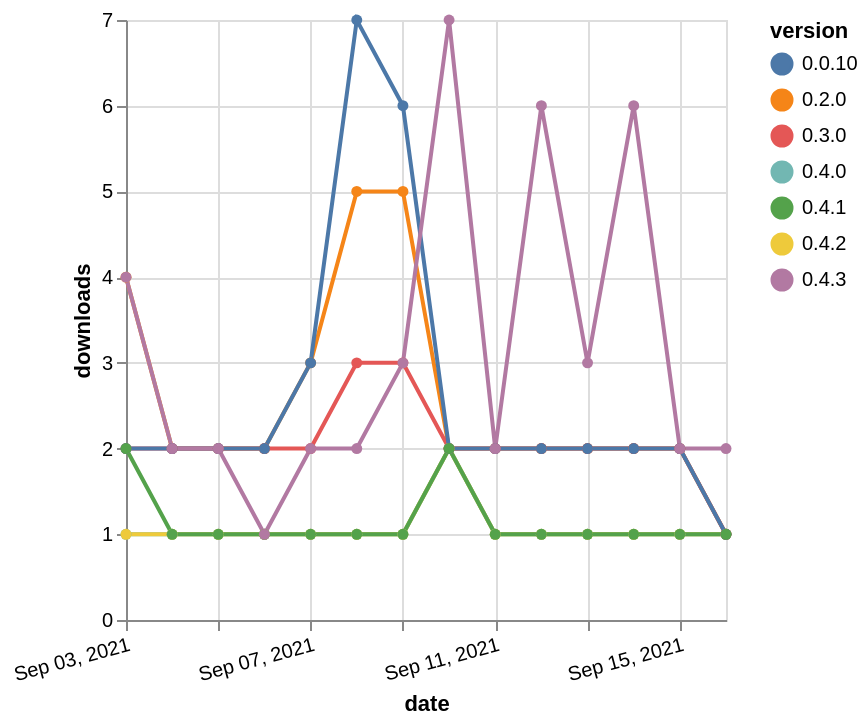

The specification (Vega-Lite) saved for this image:
### Vega-Lite specification from a JSON file in a GitHub repository (floating-point values rounded to 4 significant figures)
{"$schema": "https://vega.github.io/schema/vega-lite/v5.json", "description": "A simple bar chart with embedded data.", "data": {"values": [{"date": "2021-09-03", "total": 2848, "delta": 4, "version": "0.2.0"}, {"date": "2021-09-04", "total": 2850, "delta": 2, "version": "0.2.0"}, {"date": "2021-09-05", "total": 2852, "delta": 2, "version": "0.2.0"}, {"date": "2021-09-06", "total": 2854, "delta": 2, "version": "0.2.0"}, {"date": "2021-09-07", "total": 2857, "delta": 3, "version": "0.2.0"}, {"date": "2021-09-08", "total": 2862, "delta": 5, "version": "0.2.0"}, {"date": "2021-09-09", "total": 2867, "delta": 5, "version": "0.2.0"}, {"date": "2021-09-10", "total": 2869, "delta": 2, "version": "0.2.0"}, {"date": "2021-09-11", "total": 2871, "delta": 2, "version": "0.2.0"}, {"date": "2021-09-12", "total": 2873, "delta": 2, "version": "0.2.0"}, {"date": "2021-09-13", "total": 2875, "delta": 2, "version": "0.2.0"}, {"date": "2021-09-14", "total": 2877, "delta": 2, "version": "0.2.0"}, {"date": "2021-09-15", "total": 2879, "delta": 2, "version": "0.2.0"}, {"date": "2021-09-16", "total": 2880, "delta": 1, "version": "0.2.0"}, {"date": "2021-09-03", "total": 211, "delta": 1, "version": "0.4.0"}, {"date": "2021-09-04", "total": 212, "delta": 1, "version": "0.4.0"}, {"date": "2021-09-05", "total": 213, "delta": 1, "version": "0.4.0"}, {"date": "2021-09-06", "total": 214, "delta": 1, "version": "0.4.0"}, {"date": "2021-09-07", "total": 215, "delta": 1, "version": "0.4.0"}, {"date": "2021-09-08", "total": 216, "delta": 1, "version": "0.4.0"}, {"date": "2021-09-09", "total": 217, "delta": 1, "version": "0.4.0"}, {"date": "2021-09-10", "total": 219, "delta": 2, "version": "0.4.0"}, {"date": "2021-09-11", "total": 220, "delta": 1, "version": "0.4.0"}, {"date": "2021-09-12", "total": 221, "delta": 1, "version": "0.4.0"}, {"date": "2021-09-13", "total": 222, "delta": 1, "version": "0.4.0"}, {"date": "2021-09-14", "total": 223, "delta": 1, "version": "0.4.0"}, {"date": "2021-09-15", "total": 224, "delta": 1, "version": "0.4.0"}, {"date": "2021-09-16", "total": 225, "delta": 1, "version": "0.4.0"}, {"date": "2021-09-03", "total": 211, "delta": 1, "version": "0.4.2"}, {"date": "2021-09-04", "total": 212, "delta": 1, "version": "0.4.2"}, {"date": "2021-09-05", "total": 213, "delta": 1, "version": "0.4.2"}, {"date": "2021-09-06", "total": 214, "delta": 1, "version": "0.4.2"}, {"date": "2021-09-07", "total": 215, "delta": 1, "version": "0.4.2"}, {"date": "2021-09-08", "total": 216, "delta": 1, "version": "0.4.2"}, {"date": "2021-09-09", "total": 217, "delta": 1, "version": "0.4.2"}, {"date": "2021-09-10", "total": 219, "delta": 2, "version": "0.4.2"}, {"date": "2021-09-11", "total": 220, "delta": 1, "version": "0.4.2"}, {"date": "2021-09-12", "total": 221, "delta": 1, "version": "0.4.2"}, {"date": "2021-09-13", "total": 222, "delta": 1, "version": "0.4.2"}, {"date": "2021-09-14", "total": 223, "delta": 1, "version": "0.4.2"}, {"date": "2021-09-15", "total": 224, "delta": 1, "version": "0.4.2"}, {"date": "2021-09-16", "total": 225, "delta": 1, "version": "0.4.2"}, {"date": "2021-09-03", "total": 1956, "delta": 2, "version": "0.3.0"}, {"date": "2021-09-04", "total": 1958, "delta": 2, "version": "0.3.0"}, {"date": "2021-09-05", "total": 1960, "delta": 2, "version": "0.3.0"}, {"date": "2021-09-06", "total": 1962, "delta": 2, "version": "0.3.0"}, {"date": "2021-09-07", "total": 1964, "delta": 2, "version": "0.3.0"}, {"date": "2021-09-08", "total": 1967, "delta": 3, "version": "0.3.0"}, {"date": "2021-09-09", "total": 1970, "delta": 3, "version": "0.3.0"}, {"date": "2021-09-10", "total": 1972, "delta": 2, "version": "0.3.0"}, {"date": "2021-09-11", "total": 1974, "delta": 2, "version": "0.3.0"}, {"date": "2021-09-12", "total": 1976, "delta": 2, "version": "0.3.0"}, {"date": "2021-09-13", "total": 1978, "delta": 2, "version": "0.3.0"}, {"date": "2021-09-14", "total": 1980, "delta": 2, "version": "0.3.0"}, {"date": "2021-09-15", "total": 1982, "delta": 2, "version": "0.3.0"}, {"date": "2021-09-16", "total": 1983, "delta": 1, "version": "0.3.0"}, {"date": "2021-09-03", "total": 3228, "delta": 2, "version": "0.0.10"}, {"date": "2021-09-04", "total": 3230, "delta": 2, "version": "0.0.10"}, {"date": "2021-09-05", "total": 3232, "delta": 2, "version": "0.0.10"}, {"date": "2021-09-06", "total": 3234, "delta": 2, "version": "0.0.10"}, {"date": "2021-09-07", "total": 3237, "delta": 3, "version": "0.0.10"}, {"date": "2021-09-08", "total": 3244, "delta": 7, "version": "0.0.10"}, {"date": "2021-09-09", "total": 3250, "delta": 6, "version": "0.0.10"}, {"date": "2021-09-10", "total": 3252, "delta": 2, "version": "0.0.10"}, {"date": "2021-09-11", "total": 3254, "delta": 2, "version": "0.0.10"}, {"date": "2021-09-12", "total": 3256, "delta": 2, "version": "0.0.10"}, {"date": "2021-09-13", "total": 3258, "delta": 2, "version": "0.0.10"}, {"date": "2021-09-14", "total": 3260, "delta": 2, "version": "0.0.10"}, {"date": "2021-09-15", "total": 3262, "delta": 2, "version": "0.0.10"}, {"date": "2021-09-16", "total": 3263, "delta": 1, "version": "0.0.10"}, {"date": "2021-09-03", "total": 220, "delta": 2, "version": "0.4.1"}, {"date": "2021-09-04", "total": 221, "delta": 1, "version": "0.4.1"}, {"date": "2021-09-05", "total": 222, "delta": 1, "version": "0.4.1"}, {"date": "2021-09-06", "total": 223, "delta": 1, "version": "0.4.1"}, {"date": "2021-09-07", "total": 224, "delta": 1, "version": "0.4.1"}, {"date": "2021-09-08", "total": 225, "delta": 1, "version": "0.4.1"}, {"date": "2021-09-09", "total": 226, "delta": 1, "version": "0.4.1"}, {"date": "2021-09-10", "total": 228, "delta": 2, "version": "0.4.1"}, {"date": "2021-09-11", "total": 229, "delta": 1, "version": "0.4.1"}, {"date": "2021-09-12", "total": 230, "delta": 1, "version": "0.4.1"}, {"date": "2021-09-13", "total": 231, "delta": 1, "version": "0.4.1"}, {"date": "2021-09-14", "total": 232, "delta": 1, "version": "0.4.1"}, {"date": "2021-09-15", "total": 233, "delta": 1, "version": "0.4.1"}, {"date": "2021-09-16", "total": 234, "delta": 1, "version": "0.4.1"}, {"date": "2021-09-03", "total": 559, "delta": 4, "version": "0.4.3"}, {"date": "2021-09-04", "total": 561, "delta": 2, "version": "0.4.3"}, {"date": "2021-09-05", "total": 563, "delta": 2, "version": "0.4.3"}, {"date": "2021-09-06", "total": 564, "delta": 1, "version": "0.4.3"}, {"date": "2021-09-07", "total": 566, "delta": 2, "version": "0.4.3"}, {"date": "2021-09-08", "total": 568, "delta": 2, "version": "0.4.3"}, {"date": "2021-09-09", "total": 571, "delta": 3, "version": "0.4.3"}, {"date": "2021-09-10", "total": 578, "delta": 7, "version": "0.4.3"}, {"date": "2021-09-11", "total": 580, "delta": 2, "version": "0.4.3"}, {"date": "2021-09-12", "total": 586, "delta": 6, "version": "0.4.3"}, {"date": "2021-09-13", "total": 589, "delta": 3, "version": "0.4.3"}, {"date": "2021-09-14", "total": 595, "delta": 6, "version": "0.4.3"}, {"date": "2021-09-15", "total": 597, "delta": 2, "version": "0.4.3"}, {"date": "2021-09-16", "total": 599, "delta": 2, "version": "0.4.3"}]}, "width": "container", "mark": {"type": "line", "point": {"filled": true}}, "encoding": {"x": {"field": "date", "type": "temporal", "timeUnit": "yearmonthdate", "title": "date", "axis": {"labelAngle": -15}}, "y": {"field": "delta", "type": "quantitative", "title": "downloads"}, "color": {"field": "version", "type": "nominal"}, "tooltip": {"field": "delta"}}}
